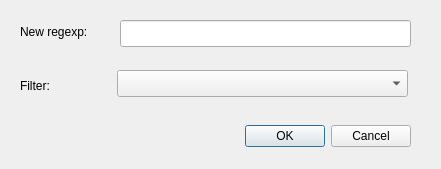
<?xml version="1.0" encoding="UTF-8"?>
<ui version="4.0">
 <class>Dialog</class>
 <widget class="QDialog" name="Dialog">
  <property name="geometry">
   <rect>
    <x>0</x>
    <y>0</y>
    <width>441</width>
    <height>169</height>
   </rect>
  </property>
  <property name="windowTitle">
   <string>Rename Filter</string>
  </property>
  <widget class="QDialogButtonBox" name="buttonBox">
   <property name="geometry">
    <rect>
     <x>230</x>
     <y>120</y>
     <width>181</width>
     <height>32</height>
    </rect>
   </property>
   <property name="orientation">
    <enum>Qt::Horizontal</enum>
   </property>
   <property name="standardButtons">
    <set>QDialogButtonBox::Cancel|QDialogButtonBox::Ok</set>
   </property>
  </widget>
  <widget class="QLabel" name="label">
   <property name="geometry">
    <rect>
     <x>20</x>
     <y>16</y>
     <width>91</width>
     <height>31</height>
    </rect>
   </property>
   <property name="text">
    <string>New regexp:</string>
   </property>
  </widget>
  <widget class="QLineEdit" name="lineEdit">
   <property name="geometry">
    <rect>
     <x>120</x>
     <y>20</y>
     <width>291</width>
     <height>27</height>
    </rect>
   </property>
  </widget>
  <widget class="QLabel" name="label_2">
   <property name="geometry">
    <rect>
     <x>20</x>
     <y>70</y>
     <width>91</width>
     <height>31</height>
    </rect>
   </property>
   <property name="text">
    <string>Filter:</string>
   </property>
  </widget>
  <widget class="QComboBox" name="comboBox">
   <property name="geometry">
    <rect>
     <x>117</x>
     <y>70</y>
     <width>291</width>
     <height>27</height>
    </rect>
   </property>
  </widget>
 </widget>
 <resources/>
 <connections>
  <connection>
   <sender>buttonBox</sender>
   <signal>accepted()</signal>
   <receiver>Dialog</receiver>
   <slot>accept()</slot>
   <hints>
    <hint type="sourcelabel">
     <x>248</x>
     <y>254</y>
    </hint>
    <hint type="destinationlabel">
     <x>157</x>
     <y>274</y>
    </hint>
   </hints>
  </connection>
  <connection>
   <sender>buttonBox</sender>
   <signal>rejected()</signal>
   <receiver>Dialog</receiver>
   <slot>reject()</slot>
   <hints>
    <hint type="sourcelabel">
     <x>316</x>
     <y>260</y>
    </hint>
    <hint type="destinationlabel">
     <x>286</x>
     <y>274</y>
    </hint>
   </hints>
  </connection>
 </connections>
</ui>
